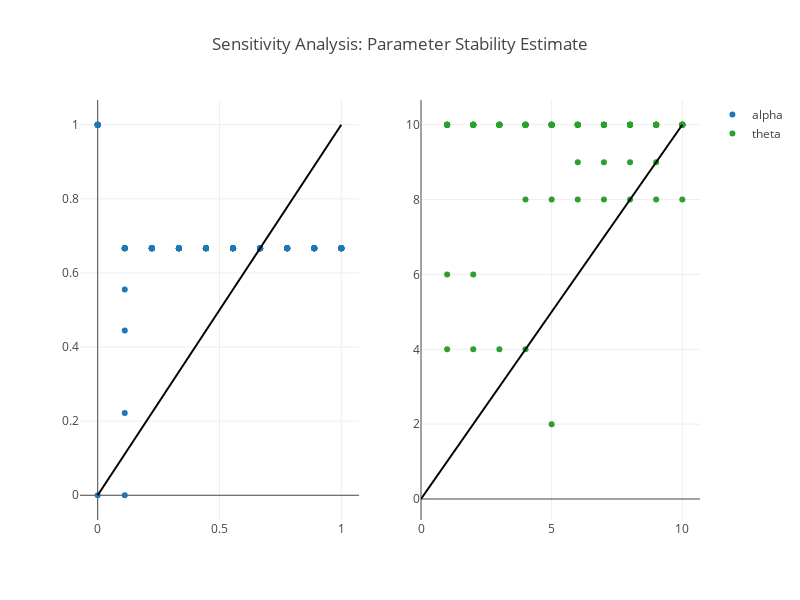

This figure's notebook cell:
### Code cell
from plotly.subplots import make_subplots
import plotly.graph_objects as go

_results = pd.DataFrame(results)
print(_results.shape)
_results.head()

fig = make_subplots(rows=1, cols=2)

fig.add_trace(
    go.Scatter(x=_results['alpha (true)'], y=_results['alpha (pred)'], mode='markers', name='alpha'),
    row=1, col=1
)

# add linear line
_x = np.linspace(0,1,100)
_y = _x
fig.add_trace(go.Scatter(x=_x, y=_y, mode='lines', marker_color='black', name='y=x', showlegend=False),row=1, col=1)

fig.add_trace(
    go.Scatter(x=_results['theta (true)'], y=_results['theta (pred)'], mode='markers', name='theta'),
    row=1, col=2
)
# add linear line
_x = np.linspace(0,10,100)
_y = _x
fig.add_trace(go.Scatter(x=_x, y=_y, mode='lines', marker_color='black', name='y=x', showlegend=False),row=1, col=2)

fig.update_layout(height=600, width=800, title_text="Sensitivity Analysis: Parameter Stability Estimate", template='none')
fig.show()
